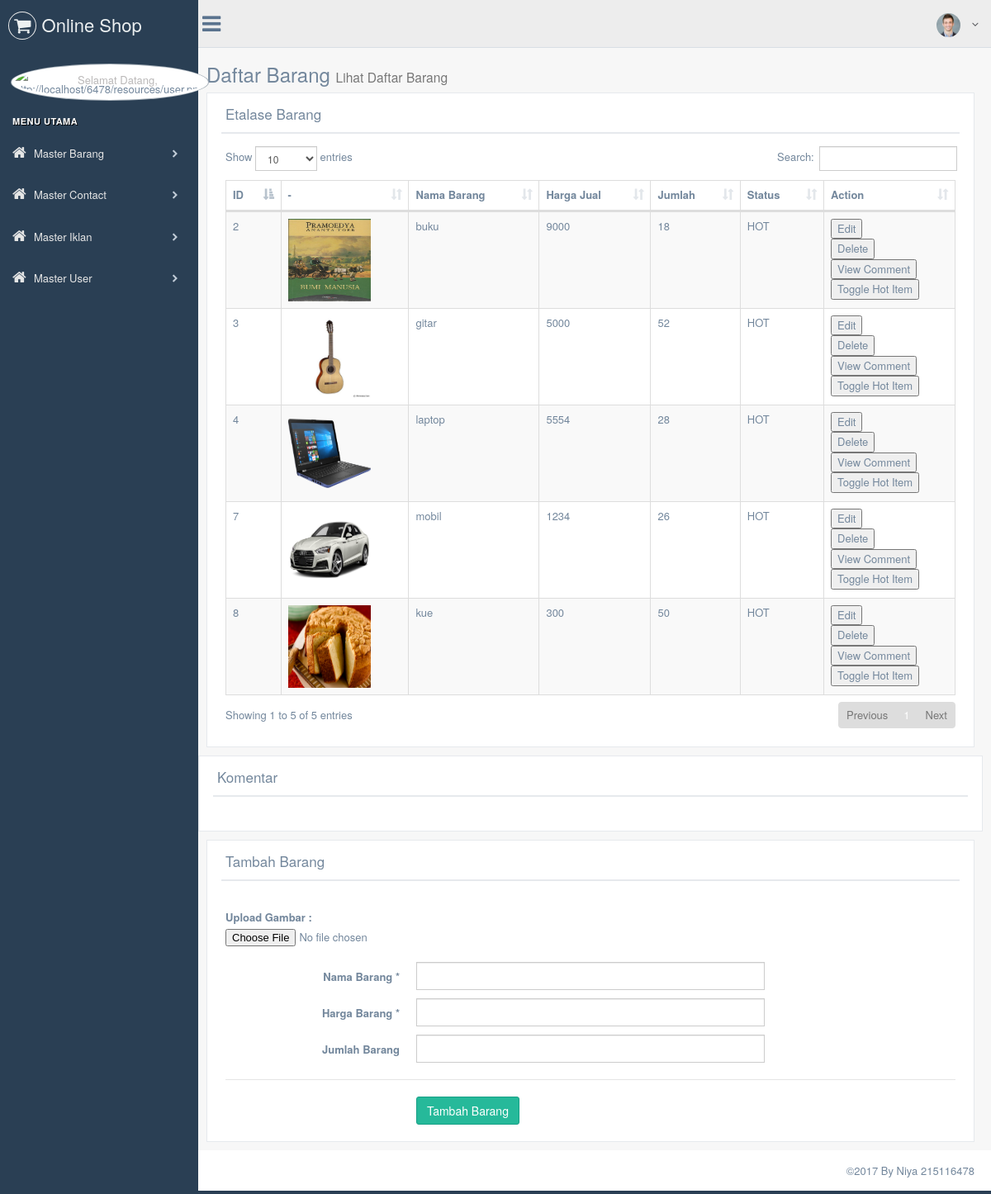
/index.php/comment/viewComment, run on the app's committed database.
### tables this page shows
CREATE TABLE `barang` (
  `ID_BARANG` int(11) NOT NULL,
  `NAMA_BARANG` varchar(50) NOT NULL,
  `HARGA_BARANG` int(11) NOT NULL,
  `JUMLAH_BARANG` int(11) NOT NULL,
  `HOT_BARANG` int(1) NOT NULL DEFAULT '0',
  `BARANG_FILE` varchar(100) NOT NULL
);

### application/controllers/Comment.php (called while the page is built, shortened)
<?php
class Comment extends CI_Controller{
	function __construct(){
		$this->load->helper(array('url','form','cookie'));
		$this->load->library(array('form_validation','session','pagination','cart'));
		$models=array(
			'M_User'=>'user',
			'M_Barang'=>'barang',
			'M_Comment'=>'comment'
		);
		$this->load->model($models);
	}
	public function viewComment(){
		$data["idBarang"] = $this->input->post('idBarang');
		$data["namaBarang"] = $this->input->post('namaBarang');
		$objBarang=$this->barang->getAllBarang();
		$objUser= $this->user->getAllUser();
		$objComment=$this->comment->getAllComment($data["idBarang"]);
		$data["nama"]=$this->input->post('nama',true);
		$data["user"]=json_decode(json_encode($objUser),true);
		$data["barang"]=json_decode(json_encode($objBarang),true);
		$data["comment"]=json_decode(json_encode($objComment),true);
		$data["container"]=array("admin/masterBarang/master_barang_view","admin/masterBarang/comment_barang_view","admin/masterBarang/add_barang_view");
		$data['templateData']=array(
			"title"=>"Daftar Barang",
			"description"=>"Lihat Daftar Barang"
		);
			$this->load->view('template/template_admin',$data);
	}
}
?>

### index.php (called while the page is built, shortened)
<?php
require_once BASEPATH.'core/CodeIgniter.php';

### application/models/M_Barang.php (called while the page is built, shortened)
<?php
class M_Barang extends CI_Model{
	public function getAllBarang(){
		return $this->db->get('barang')->result_array();
	}
}
?>

### application/views/admin/masterBarang/master_barang_view.php (the view, shortened to what this page needs)
<div class="row">
	<div class="col-md-12 col-sm-12 col-xs-12">
		<div class="x_panel">
			<div class="x_title">
				<h2>Etalase Barang</h2>
				<div class="clearfix"></div>
			</div>
			<div class="x_content">
				<table id="datatable-responsive" class="table table-striped table-bordered dt-responsive nowrap" cellspacing="0" width="100%">
				  <thead>
					<tr>
						<th>ID</th>
						<th> - </th>
						<th>Nama Barang</th>
						<th>Harga Jual</th>
						<th>Jumlah</th>
						<th>Status</th>
						<th>Action</th>
					</tr>
				  </thead>
				  <tbody>
				  <?php for($i=0;$i<count($barang);$i++){
				    echo
				    '<tr>
				    <td>'.$barang[$i]['ID_BARANG'].'</td>
				    <td><img src="http://localhost/6478/uploads/barang/'.$barang[$i]['BARANG_FILE'].'" width="100px" height="100px" />&nbsp;</td>
				    <td>'.$barang[$i]['NAMA_BARANG'].'</td>
				    <td>'. $barang[$i]['HARGA_BARANG'].'</td>
				    <td>'.$barang[$i]['JUMLAH_BARANG'].'</td>
					<td>';
					if($barang[$i]["HOT_BARANG"]==1){
						echo "HOT";
					}else if ($barang[$i]["HOT_BARANG"]==0) {
						echo "Standard";
					}
				'</td>';?>
				<td>
					<?php echo form_open('Barang/updateBarang');?>
						<?php echo form_submit('btnEdit','Edit');?>
					<?php echo form_close();?>
					<?php echo form_open('Barang/deleteBarang');?>
						<?php echo form_submit('btnDelete','Delete');?>
					<?php echo form_close();?>
					<?php echo form_open('Comment/viewComment');?>
						<?php echo form_submit('btnViewComment','View Comment');?>
					<?php echo form_close();?>
					<?php echo form_open('Barang/toggleHotBarang');?>
						<?php echo form_submit('btnHotToggle','Toggle Hot Item');?>
					<?php echo form_close();?>
				</td>
				</tr>
				<?php }?>
				  </tbody>
				</table>
			</div>
	</div>
</div>

### data on the page
barang: ID_BARANG "2", BARANG_FILE (picture), NAMA_BARANG "buku", HARGA_BARANG "9000", JUMLAH_BARANG "18"
barang: ID_BARANG "3", BARANG_FILE (picture), NAMA_BARANG "gitar", HARGA_BARANG "5000", JUMLAH_BARANG "52"
barang: ID_BARANG "4", BARANG_FILE (picture), NAMA_BARANG "laptop", HARGA_BARANG "5554", JUMLAH_BARANG "28"
barang: ID_BARANG "7", BARANG_FILE (picture), NAMA_BARANG "mobil", HARGA_BARANG "1234", JUMLAH_BARANG "26"
barang: ID_BARANG "8", BARANG_FILE (picture), NAMA_BARANG "kue", HARGA_BARANG "300", JUMLAH_BARANG "50"

### other printed values
$templateData["title"] "Daftar Barang"
$templateData["description"] "Lihat Daftar Barang"
form_label("Upload Gambar :") "Upload Gambar :"
